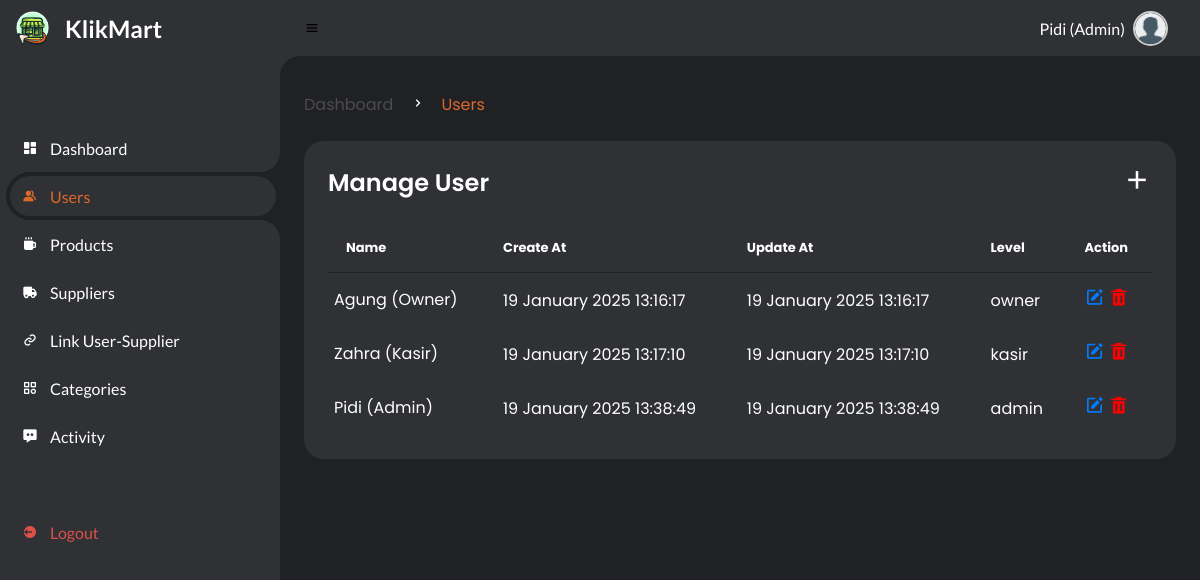
/pages/user.php (signed in), run on the app's committed database.
### tables this page shows
CREATE TABLE `users` (
  `id` int(11) NOT NULL,
  `username` varchar(45) DEFAULT NULL,
  `password` varchar(255) DEFAULT NULL,
  `nama` varchar(45) DEFAULT NULL,
  `created_at` timestamp NOT NULL DEFAULT current_timestamp(),
  `updated_at` timestamp NOT NULL DEFAULT current_timestamp() ON UPDATE current_timestamp(),
  `level` varchar(10) NOT NULL,
  `supplier_id` int(11) DEFAULT NULL
);

### config/controller.php (called while the page is built, shortened)
<?php
function select($query)
{
    global $db;
    $result = mysqli_query($db, $query);
    $rows = [];
    while ($row = mysqli_fetch_assoc($result)) {
        $rows[] = $row;
    }
    return $rows;
}

### pages/user.php (the view, shortened to what this page needs)
<?php
include '../layout/header.php';
$users = select("SELECT * FROM users");
?>
<section id="content">
    <main>
        <div class="head-title">
            <div class="left">
                <ul class="breadcrumb">
                    <li>
                        <a href="pages/dashboard.php">Dashboard</a>
                    </li>
                    <li><i class='bx bx-chevron-right'></i></li>
                    <li>
                        <a class="active" href="#">Users</a>
                    </li>
                </ul>
            </div>
        </div>
        <div class="table-data">
            <div class="order">
                <div class="head">
                    <h3>Manage User</h3>
                    <?php if ($_SESSION['level'] == "admin") : ?>
                    <a href="add-user.php"><i class='bx bx-plus text-white' style="font-size:30px;"></i></a>
                    <?php endif; ?>
                </div>
                <table>
                    <thead>
                        <tr>
                            <th>Name</th>
                            <th>Create At</th>
                            <th>Update At</th>
                            <th>Level</th>
                            <?php if ($_SESSION['level'] == "admin") : ?>
                            <th>Action</th>
                            <?php endif; ?>
                        </tr>
                    </thead>
                    <tbody>
                        <?php foreach ($users as $user) : ?>
                        <tr>
                            <td><?= htmlspecialchars($user['nama']); ?></td>
                            <td><?= date('d F Y H:i:s', strtotime($user['created_at'])); ?></td>
                            <td><?= date('d F Y H:i:s', strtotime($user['updated_at'])); ?></td>
                            <td><?= htmlspecialchars($user['level']); ?></td>
                            <?php if ($_SESSION['level'] == "admin") : ?>
                            <td class="text-center">
                                <a href="update-user.php?id=<?= $user['id']; ?>"><i class='bx bxs-edit text-blue' style="font-size:20px;"></i></a>
                                <a href="../db/db-delete-user.php?id=<?= $user['id']; ?>" onclick="return confirm('Are you sure you want to delete this user?');"><i class='bx bxs-trash text-red' style="font-size:20px;"></i></a>
                            </td>
                            <?php endif; ?>
                        </tr>
                        <?php endforeach; ?>
                    </tbody>
                </table>
            </div>
        </div>
    </main>
</section>

### style/style.css (style rules this page uses)
* { margin: 0; padding: 0; box-sizing: border-box; }
a { text-decoration: none; }
li { list-style: none; }
:root { --light: #303134; --oren: #DC692C; --link: #CFE8FF; --grey: #202124; --dark-grey: #4C4C4C; --dark: #ffffff; --red: #DB504A; --yellow: #ffffff; --light-yellow: #a88d32; --orange: #FD7238; --light-orange: #FFE0D3; }
html { overflow-x: hidden; }
body { background: var(--grey); overflow-x: hidden; }
#content { position: relative; width: calc(100% - 280px); left: 280px; transition: .3s ease; }
#content main { width: 100%; padding: 36px 24px; font-family: 'Poppins', sans-serif; max-height: calc(100vh - 56px); overflow-y: auto; }
#content main .head-title { display: flex; align-items: center; justify-content: space-between; grid-gap: 16px; flex-wrap: wrap; }
#content main .head-title .left .breadcrumb { display: flex; align-items: center; grid-gap: 16px; }
#content main .head-title .left .breadcrumb li { color: var(--dark); }
#content main .head-title .left .breadcrumb li a { color: var(--dark-grey); pointer-events: none; }
#content main .head-title .left .breadcrumb li a.active { color: var(--oren); pointer-events: unset; }
#content main .table-data { display: flex; flex-wrap: wrap; grid-gap: 24px; margin-top: 24px; width: 100%; color: var(--dark); }
#content main .table-data > div { border-radius: 20px; background: var(--light); padding: 24px; overflow-x: auto; }
#content main .table-data .head { display: flex; align-items: center; grid-gap: 16px; margin-bottom: 24px; }
#content main .table-data .head h3 { margin-right: auto; font-size: 24px; font-weight: 600; }
#content main .table-data .head .bx { cursor: pointer; }
#content main .table-data .order { flex-grow: 1; flex-basis: 500px; }
#content main .table-data .order table { width: 100%; border-collapse: collapse; }
#content main .table-data .order table th { padding-bottom: 12px; font-size: 13px; text-align: left; border-bottom: 1px solid var(--grey); }
#content main .table-data .order table td { padding: 16px 0; }
#content main .table-data .order table tr td:first-child { display: flex; align-items: center; grid-gap: 12px; padding-left: 6px; }
.text-red { color: #ff0000; }
#content main .table-data .order table th, #content main .table-data .order table td { padding: 14px 18px; }

### pages/user.php (style rules this page uses)
.text-white { color: #ffffff; }
.text-blue { color: #007bff; }
.text-red { color: #ff0000; }

### data on the page
users: nama "Agung (Owner)", created_at "19 January 2025 13:16:17", updated_at "19 January 2025 13:16:17", level "owner"
users: nama "Zahra (Kasir)", created_at "19 January 2025 13:17:10", updated_at "19 January 2025 13:17:10", level "kasir"
users: nama "Pidi (Admin)", created_at "19 January 2025 13:38:49", updated_at "19 January 2025 13:38:49", level "admin"

### other printed values
$_SESSION['nama'] "Pidi (Admin)"
